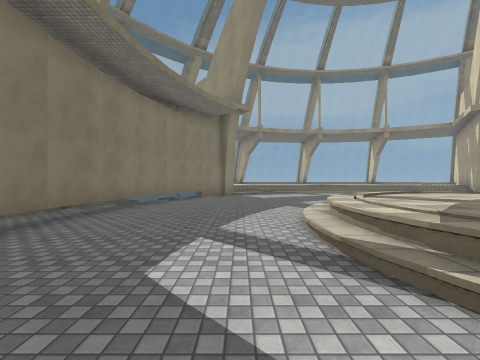
[1] (above)

24 first-person views from a walk through a Unity game level. The camera is 1.5 m above the floor, looks level and sees 90° across. The floor is counted in squares, 2 m on a side. Each view is taken from the middle of a square. On the plan, view 1 faces up. The plan holds only what a view shows up to about 9 squares ahead; the rest is blank. The place goes on beyond the plan. The player character is not drawn. Some surface patterns are stand-ins.

[2]
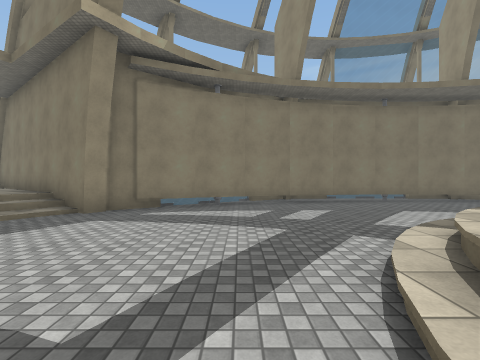

[3]
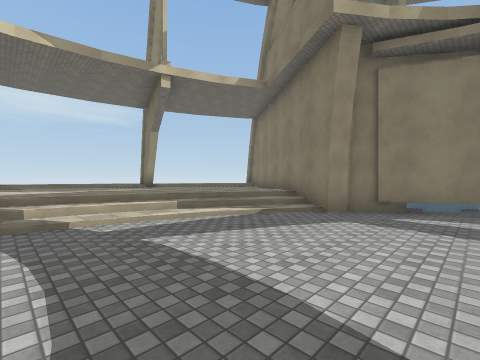

[4]
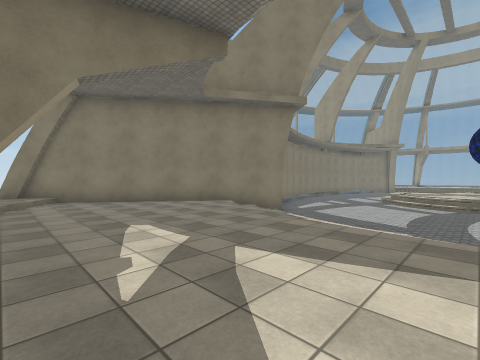

[5]
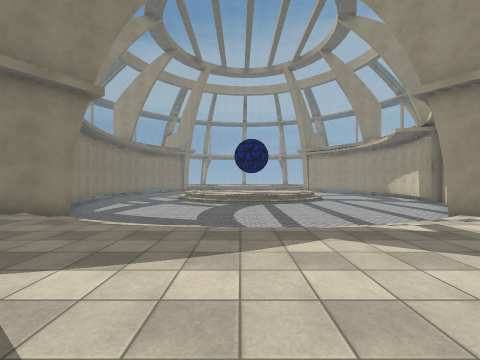

[6]
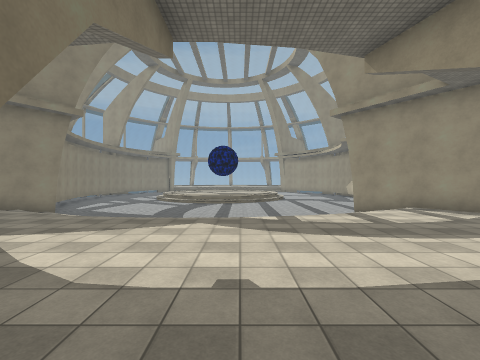

[7]
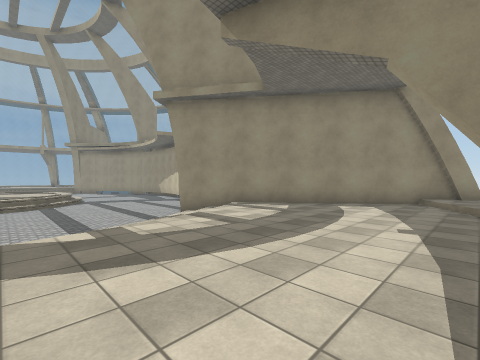

[8]
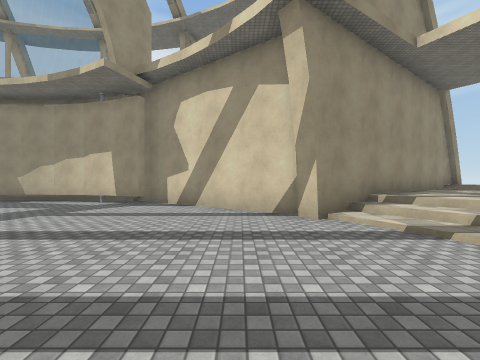

[9]
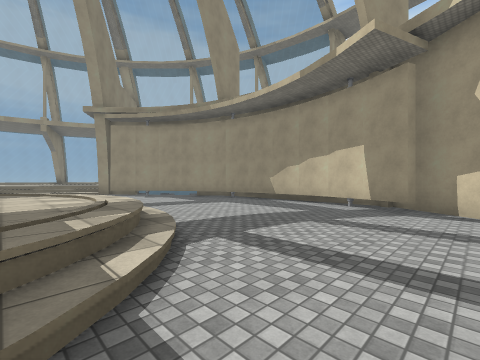

[10]
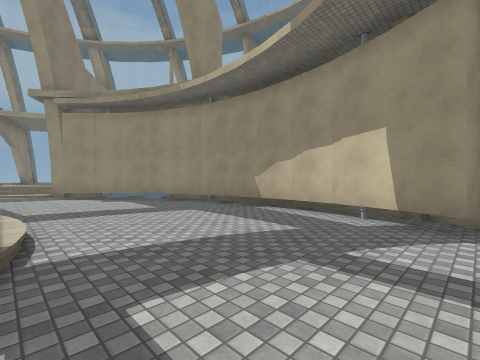

[11]
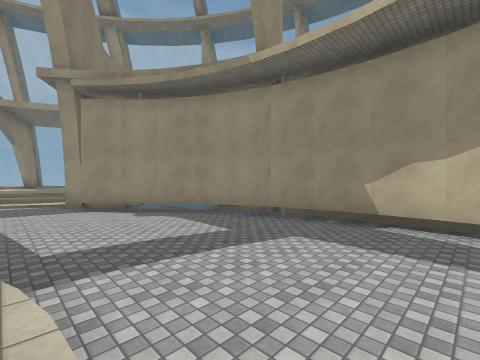

[12]
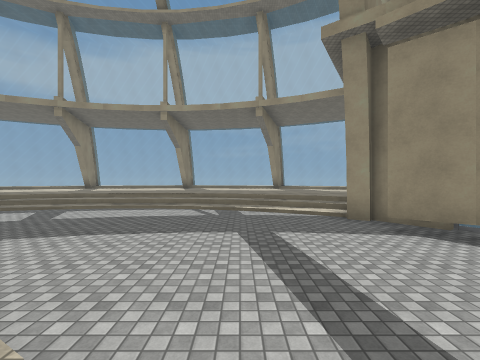

[13]
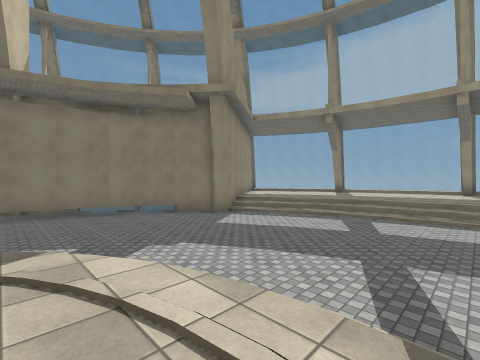

[14]
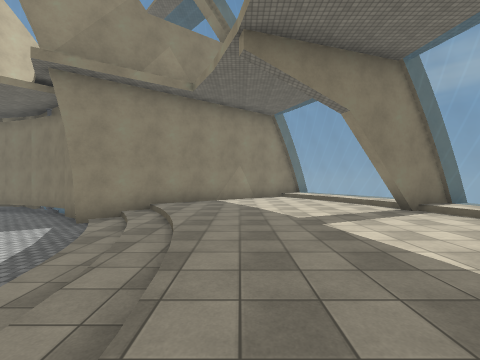

[15]
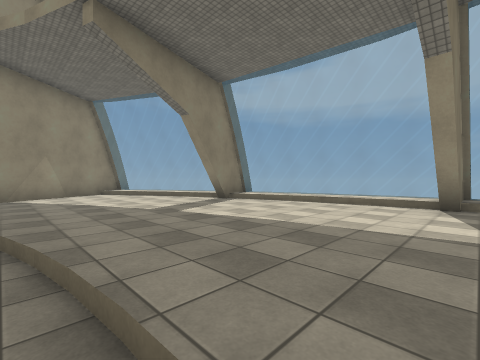

[16]
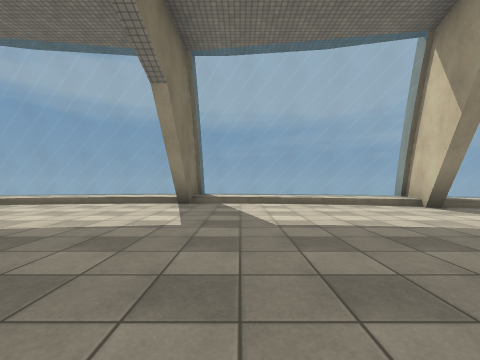

[17]
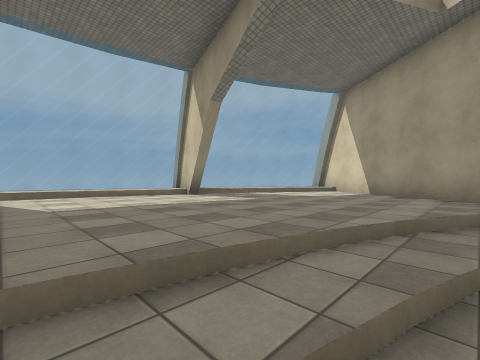

[18]
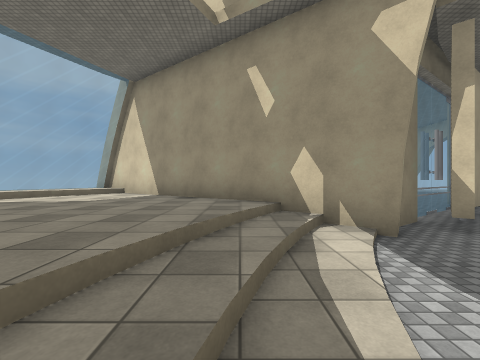

[19]
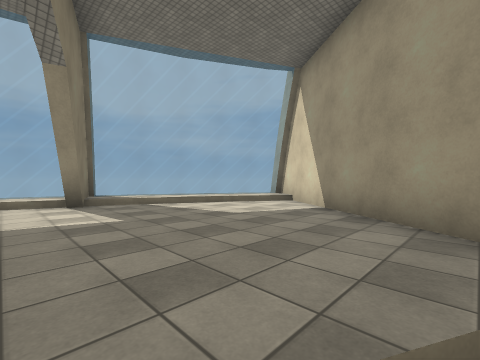

[20]
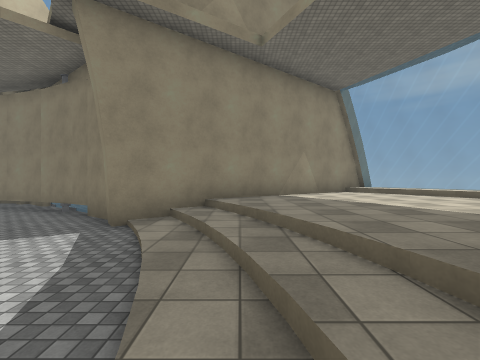

[21]
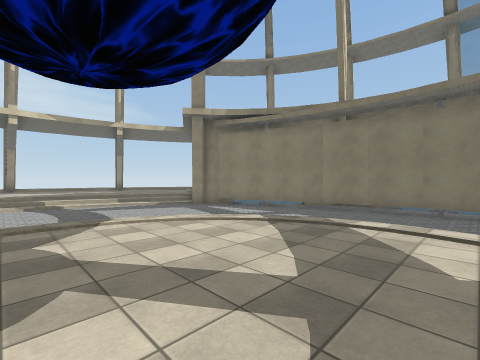

[22]
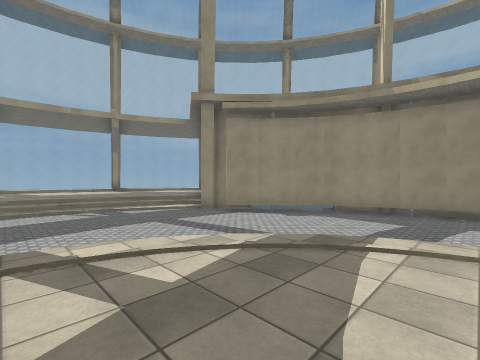

[23]
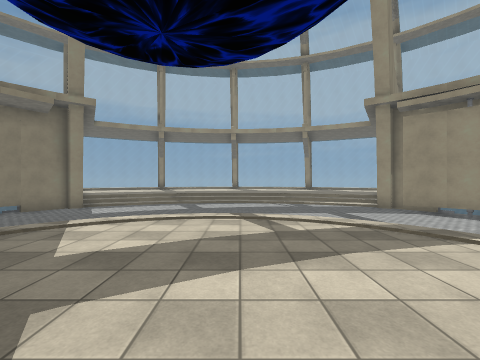

[24]
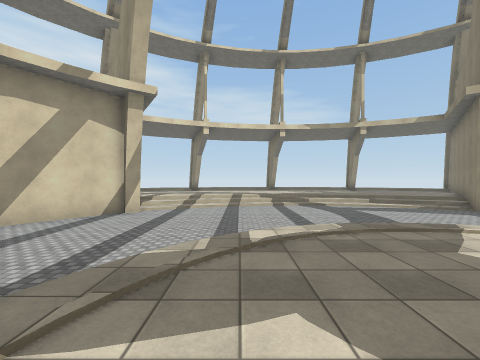

### Floor plan
Key: @ floor where view 1 was taken; # wall or solid block; x gap in a wall; . main floor; : floor 0.5 m higher than the main floor; + floor 0.75 m higher than the main floor; * floor 1.25 m higher than the main floor; / step, stairs or slope; = window, fence, low wall or low ledge; v drop or lower ground.
Columns run from 6 left of view 1 to 17 right of it. Each row starts with its distance up from view 1.
 23             #
 22       #=====#====vx
 21     v #*////#///*#==v
 20   v==/#++++++++++#/*==
 19   =+++++++++++++++++/*=#
 18  #++++++++++++++++++++##
 17  #++++++++++++++++++++#
 16   #++++++++++++++++++#
 15    #++++////////++++#
 14     #+////////////++#
 13     #:///......////#
 12      #/........../#
 11    v#..............#v
 10    v#.............##vv
  9   v#...............##v
  8   v#................##v
  7  v##.....///+//......##v
  6   #.....//++++//.....##
  5   #...../++++++//....##
  4 vv#....//++++++//.....#
  3 v #..../++++++++/.....#
  2  v#....//++++++//.....#
  1   #.....//+++++//....##
  0   ##..@.///+++//.....##
 -1   ##.....//////......#v
 -2   v#.................#
 -3  vv #...............#
 -4  vvv#..............#
 -5   vv #.............#
 -6      #/........../#
 -7     #/////.....///:#
 -8    #++////////////++#
 -9    #+++++///////++++#
-10   #++++++++++++++++++#
-11  #++++++++++++++++++++#
-12  #/+++++++++++++++++++/#
-13 x**//+++++++++++++++/**x
-14          ++++++
-15           // /

Where each view was taken, in squares from view 1:
view 1: 0 up, 0 right, facing up
view 2: 2 down, 5 right, facing left
view 3: 3 down, 5 right, facing down-left
view 4: 13 down, 5 right, facing up-left
view 5: 13 down, 5 right, facing up
view 6: 15 down, 7 right, facing up
view 7: 13 down, 7 right, facing up-right
view 8: 4 down, 7 right, facing right
view 9: 2 down, 8 right, facing up-right
view 10: 1 down, 10 right, facing up-right
view 11: 2 up, 10 right, facing up-right
view 12: 6 up, 9 right, facing up
view 13: 6 up, 6 right, facing up-left
view 14: 16 up, 6 right, facing left
view 15: 15 up, 6 right, facing up-left
view 16: 15 up, 7 right, facing up
view 17: 14 up, 7 right, facing up-right
view 18: 14 up, 8 right, facing right
view 19: 14 up, 10 right, facing up-right
view 20: 14 up, 4 right, facing left
view 21: 4 up, 6 right, facing down-left
view 22: 4 up, 6 right, facing up-right
view 23: 2 up, 6 right, facing up
view 24: 3 up, 8 right, facing down
